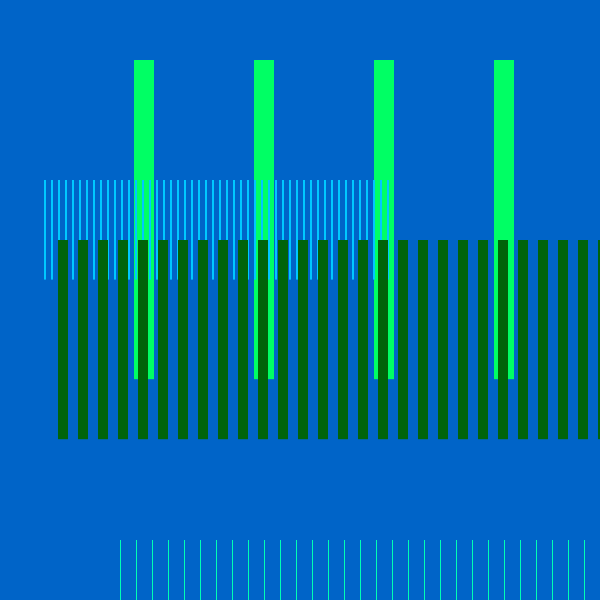
Frame 1 (no input)
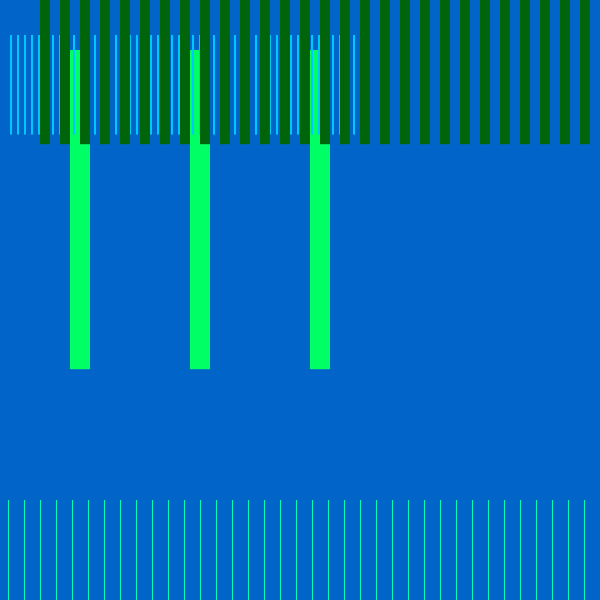
Frame 60 (the mouse pressed at the canvas centre just before this capture)
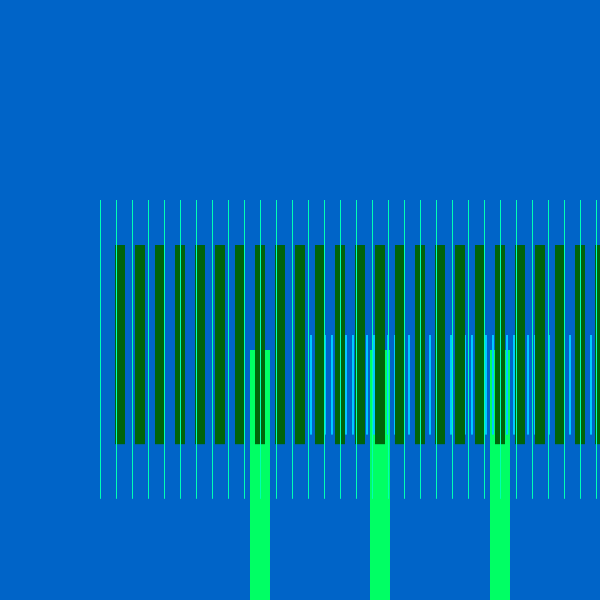
Frame 120 (the mouse held since frame 60 and released just before this capture)

The Processing sketch that drew these frames (run headless with seeded random() and noise(); from frame 60 on, the mouse is pressed at the canvas centre):

// Processing sketch: Day_09_InClass
// ── Day_09_InClass.pde
MRect r1, r2, r3, r4;

void setup(){
  size (600,600);
  noStroke();
  
//MRect(float x, float y, int _w, float _h, float d, float n){

  r1=new MRect(134.0, 0.1* height,20,0.532,100.0,4.0);
   r2=new MRect(44.0, 0.3* height,2,0.166,5.0,50.0);
   r3=new MRect(58.0, 0.4* height,10,0.332,10.0,50.0);
   r4=new MRect(120.0, 0.9* height,1,0.498,15.0,60.0);
  
 }

void draw(){
   background(0,100,200);
  
   r1.display(color(0,255,100));
   r2.display(color(0,200,255));
   r3.display(color(0,100,10));
   r4.display(color(0,255,180));
  
   r1.move(mouseX, mouseY,50);
   r2.move((mouseX+(width*0.05))%width,mouseY+(height*0.025),20);
   r3.move(mouseX/4,mouseY-(height*0.025),-40);
   r4.move(mouseX-(width/2),(height-mouseY),-100);
  
 }
// ── MRect.pde
class MRect{
  int w;
  float xpos;
  float h;
  float ypos;
  float dist;
  float num;
  
 MRect(float x, float y, int _w, float _h, float d, float n){
    xpos = x;
    ypos = y;
    w = _w;
    h = _h;
    dist = d;
    num = n;
  }
  
 void move(float x, float y, float offset){
    float diff = ypos-y;
    
   if (abs(diff)>1){
      ypos -= diff-offset;
    }
    diff = xpos-x;
    if(abs(diff)>1){
      xpos -= diff + offset;
    }
  }
  
 void display(color c){
    fill(c);
    for(int i=0; i<num; i++){
      rect(xpos + (i*(dist + w)),ypos,w,height*h);
    }
  }
  
}
